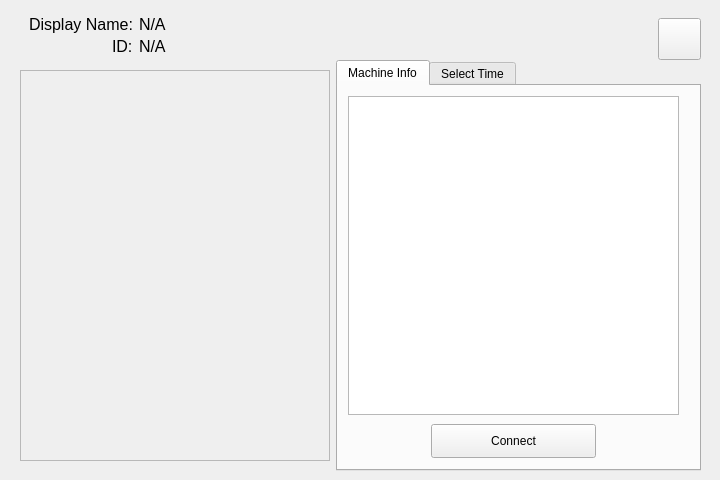
<?xml version="1.0" encoding="UTF-8"?>
<ui version="4.0">
 <class>RemoteVNCBooking</class>
 <widget class="QWidget" name="RemoteVNCBooking">
  <property name="geometry">
   <rect>
    <x>0</x>
    <y>0</y>
    <width>720</width>
    <height>480</height>
   </rect>
  </property>
  <property name="windowTitle">
   <string>RemoteVNCBooking</string>
  </property>
  <property name="windowIcon">
   <iconset resource="../RemoteVNCBooking.qrc">
    <normaloff>:/pic/icons/booking.png</normaloff>:/pic/icons/booking.png</iconset>
  </property>
  <widget class="QWidget" name="layoutWidget">
   <property name="geometry">
    <rect>
     <x>20</x>
     <y>6</y>
     <width>681</width>
     <height>67</height>
    </rect>
   </property>
   <layout class="QHBoxLayout" name="horizontalLayout">
    <item>
     <widget class="QWidget" name="formPanel" native="true">
      <layout class="QFormLayout" name="formLayout">
       <property name="labelAlignment">
        <set>Qt::AlignRight|Qt::AlignTrailing|Qt::AlignVCenter</set>
       </property>
       <property name="verticalSpacing">
        <number>3</number>
       </property>
       <item row="0" column="0">
        <widget class="QLabel" name="label_Name">
         <property name="sizePolicy">
          <sizepolicy hsizetype="Preferred" vsizetype="Preferred">
           <horstretch>0</horstretch>
           <verstretch>0</verstretch>
          </sizepolicy>
         </property>
         <property name="font">
          <font>
           <pointsize>12</pointsize>
           <bold>false</bold>
          </font>
         </property>
         <property name="text">
          <string>Display Name:</string>
         </property>
        </widget>
       </item>
       <item row="0" column="1">
        <widget class="QLabel" name="label_Name2">
         <property name="font">
          <font>
           <pointsize>12</pointsize>
          </font>
         </property>
         <property name="text">
          <string>N/A</string>
         </property>
        </widget>
       </item>
       <item row="1" column="0">
        <widget class="QLabel" name="label_Wwid">
         <property name="font">
          <font>
           <pointsize>12</pointsize>
           <bold>false</bold>
          </font>
         </property>
         <property name="text">
          <string>ID:</string>
         </property>
        </widget>
       </item>
       <item row="1" column="1">
        <widget class="QLabel" name="label_Wwid2">
         <property name="font">
          <font>
           <pointsize>12</pointsize>
          </font>
         </property>
         <property name="text">
          <string>N/A</string>
         </property>
        </widget>
       </item>
      </layout>
     </widget>
    </item>
    <item>
     <widget class="QToolButton" name="toolButton_Qustion">
      <property name="text">
       <string/>
      </property>
      <property name="icon">
       <iconset resource="../RemoteVNCBooking.qrc">
        <normaloff>:/pic/icons/information.png</normaloff>:/pic/icons/information.png</iconset>
      </property>
      <property name="iconSize">
       <size>
        <width>35</width>
        <height>35</height>
       </size>
      </property>
     </widget>
    </item>
   </layout>
  </widget>
  <widget class="QWidget" name="layoutWidget">
   <property name="geometry">
    <rect>
     <x>20</x>
     <y>60</y>
     <width>681</width>
     <height>411</height>
    </rect>
   </property>
   <layout class="QHBoxLayout" name="horizontalLayout_5" stretch="0,0">
    <item>
     <widget class="QScrollArea" name="machinesScroll">
      <property name="sizePolicy">
       <sizepolicy hsizetype="Fixed" vsizetype="Fixed">
        <horstretch>0</horstretch>
        <verstretch>0</verstretch>
       </sizepolicy>
      </property>
      <property name="minimumSize">
       <size>
        <width>310</width>
        <height>391</height>
       </size>
      </property>
      <property name="horizontalScrollBarPolicy">
       <enum>Qt::ScrollBarAlwaysOff</enum>
      </property>
      <property name="widgetResizable">
       <bool>true</bool>
      </property>
      <widget class="QWidget" name="machinesArea">
       <property name="geometry">
        <rect>
         <x>0</x>
         <y>0</y>
         <width>309</width>
         <height>389</height>
        </rect>
       </property>
       <property name="sizePolicy">
        <sizepolicy hsizetype="Preferred" vsizetype="Preferred">
         <horstretch>0</horstretch>
         <verstretch>0</verstretch>
        </sizepolicy>
       </property>
       <property name="minimumSize">
        <size>
         <width>309</width>
         <height>389</height>
        </size>
       </property>
       <property name="maximumSize">
        <size>
         <width>309</width>
         <height>389</height>
        </size>
       </property>
       <layout class="QGridLayout" name="gridLayout"/>
      </widget>
     </widget>
    </item>
    <item>
     <widget class="QTabWidget" name="tabWidget">
      <property name="currentIndex">
       <number>0</number>
      </property>
      <widget class="QWidget" name="Tab_MachineDetails">
       <attribute name="title">
        <string>Machine Info</string>
       </attribute>
       <widget class="QWidget" name="layoutWidget">
        <property name="geometry">
         <rect>
          <x>10</x>
          <y>10</y>
          <width>331</width>
          <height>371</height>
         </rect>
        </property>
        <layout class="QVBoxLayout" name="verticalLayout" stretch="50,1,1">
         <property name="spacing">
          <number>3</number>
         </property>
         <property name="bottomMargin">
          <number>4</number>
         </property>
         <item>
          <widget class="QListWidget" name="listWidget">
           <property name="font">
            <font>
             <pointsize>12</pointsize>
             <bold>true</bold>
            </font>
           </property>
          </widget>
         </item>
         <item>
          <spacer name="verticalSpacer">
           <property name="orientation">
            <enum>Qt::Vertical</enum>
           </property>
           <property name="sizeHint" stdset="0">
            <size>
             <width>20</width>
             <height>20</height>
            </size>
           </property>
          </spacer>
         </item>
         <item>
          <layout class="QHBoxLayout" name="horizontalLayout_3" stretch="1,2,1">
           <property name="bottomMargin">
            <number>5</number>
           </property>
           <item>
            <spacer name="horizontalSpacer">
             <property name="orientation">
              <enum>Qt::Horizontal</enum>
             </property>
             <property name="sizeHint" stdset="0">
              <size>
               <width>40</width>
               <height>20</height>
              </size>
             </property>
            </spacer>
           </item>
           <item>
            <widget class="QPushButton" name="Button_Connect">
             <property name="sizePolicy">
              <sizepolicy hsizetype="Minimum" vsizetype="Fixed">
               <horstretch>0</horstretch>
               <verstretch>100</verstretch>
              </sizepolicy>
             </property>
             <property name="minimumSize">
              <size>
               <width>0</width>
               <height>34</height>
              </size>
             </property>
             <property name="text">
              <string>Connect</string>
             </property>
            </widget>
           </item>
           <item>
            <spacer name="horizontalSpacer_2">
             <property name="orientation">
              <enum>Qt::Horizontal</enum>
             </property>
             <property name="sizeHint" stdset="0">
              <size>
               <width>40</width>
               <height>20</height>
              </size>
             </property>
            </spacer>
           </item>
          </layout>
         </item>
        </layout>
       </widget>
      </widget>
      <widget class="QWidget" name="Tab_SelectTime">
       <attribute name="title">
        <string>Select Time</string>
       </attribute>
       <widget class="QWidget" name="layoutWidget">
        <property name="geometry">
         <rect>
          <x>10</x>
          <y>0</y>
          <width>341</width>
          <height>381</height>
         </rect>
        </property>
        <layout class="QVBoxLayout" name="verticalLayout_2">
         <property name="topMargin">
          <number>6</number>
         </property>
         <property name="bottomMargin">
          <number>8</number>
         </property>
         <item>
          <layout class="QHBoxLayout" name="horizontalLayout_2" stretch="2,1,3,3,3">
           <property name="spacing">
            <number>0</number>
           </property>
           <property name="rightMargin">
            <number>0</number>
           </property>
           <item>
            <widget class="QPushButton" name="DataButton_Pm">
             <property name="sizePolicy">
              <sizepolicy hsizetype="Fixed" vsizetype="Fixed">
               <horstretch>0</horstretch>
               <verstretch>0</verstretch>
              </sizepolicy>
             </property>
             <property name="minimumSize">
              <size>
               <width>65</width>
               <height>30</height>
              </size>
             </property>
             <property name="maximumSize">
              <size>
               <width>65</width>
               <height>30</height>
              </size>
             </property>
             <property name="font">
              <font>
               <bold>false</bold>
              </font>
             </property>
             <property name="contextMenuPolicy">
              <enum>Qt::DefaultContextMenu</enum>
             </property>
             <property name="styleSheet">
              <string notr="true"/>
             </property>
             <property name="text">
              <string>AM/PM</string>
             </property>
             <property name="iconSize">
              <size>
               <width>30</width>
               <height>30</height>
              </size>
             </property>
            </widget>
           </item>
           <item>
            <spacer name="horizontalSpacer_4">
             <property name="orientation">
              <enum>Qt::Horizontal</enum>
             </property>
             <property name="sizeType">
              <enum>QSizePolicy::Fixed</enum>
             </property>
             <property name="sizeHint" stdset="0">
              <size>
               <width>30</width>
               <height>20</height>
              </size>
             </property>
            </spacer>
           </item>
           <item>
            <widget class="QPushButton" name="DateButton_Left">
             <property name="sizePolicy">
              <sizepolicy hsizetype="Fixed" vsizetype="Fixed">
               <horstretch>0</horstretch>
               <verstretch>0</verstretch>
              </sizepolicy>
             </property>
             <property name="minimumSize">
              <size>
               <width>41</width>
               <height>30</height>
              </size>
             </property>
             <property name="maximumSize">
              <size>
               <width>35</width>
               <height>30</height>
              </size>
             </property>
             <property name="text">
              <string>&lt;</string>
             </property>
            </widget>
           </item>
           <item>
            <widget class="QDateEdit" name="DateEdit">
             <property name="sizePolicy">
              <sizepolicy hsizetype="Fixed" vsizetype="Fixed">
               <horstretch>0</horstretch>
               <verstretch>0</verstretch>
              </sizepolicy>
             </property>
             <property name="minimumSize">
              <size>
               <width>120</width>
               <height>30</height>
              </size>
             </property>
             <property name="displayFormat">
              <string>yyyy/M/d</string>
             </property>
             <property name="calendarPopup">
              <bool>true</bool>
             </property>
            </widget>
           </item>
           <item>
            <widget class="QPushButton" name="DateButton_Right">
             <property name="sizePolicy">
              <sizepolicy hsizetype="Fixed" vsizetype="Fixed">
               <horstretch>0</horstretch>
               <verstretch>0</verstretch>
              </sizepolicy>
             </property>
             <property name="minimumSize">
              <size>
               <width>40</width>
               <height>30</height>
              </size>
             </property>
             <property name="maximumSize">
              <size>
               <width>35</width>
               <height>30</height>
              </size>
             </property>
             <property name="text">
              <string>&gt;</string>
             </property>
            </widget>
           </item>
          </layout>
         </item>
         <item>
          <layout class="QGridLayout" name="gridLayout_2">
           <property name="leftMargin">
            <number>10</number>
           </property>
           <property name="rightMargin">
            <number>10</number>
           </property>
           <property name="verticalSpacing">
            <number>3</number>
           </property>
           <item row="0" column="0">
            <widget class="QPushButton" name="Time_1">
             <property name="sizePolicy">
              <sizepolicy hsizetype="Minimum" vsizetype="Expanding">
               <horstretch>0</horstretch>
               <verstretch>0</verstretch>
              </sizepolicy>
             </property>
             <property name="maximumSize">
              <size>
               <width>16777215</width>
               <height>16777215</height>
              </size>
             </property>
             <property name="font">
              <font>
               <pointsize>9</pointsize>
              </font>
             </property>
             <property name="text">
              <string>0</string>
             </property>
            </widget>
           </item>
           <item row="0" column="1">
            <widget class="QPushButton" name="Time_7">
             <property name="sizePolicy">
              <sizepolicy hsizetype="Minimum" vsizetype="Expanding">
               <horstretch>0</horstretch>
               <verstretch>0</verstretch>
              </sizepolicy>
             </property>
             <property name="text">
              <string>6</string>
             </property>
            </widget>
           </item>
           <item row="1" column="0">
            <widget class="QPushButton" name="Time_2">
             <property name="sizePolicy">
              <sizepolicy hsizetype="Minimum" vsizetype="Expanding">
               <horstretch>0</horstretch>
               <verstretch>0</verstretch>
              </sizepolicy>
             </property>
             <property name="text">
              <string>1</string>
             </property>
            </widget>
           </item>
           <item row="1" column="1">
            <widget class="QPushButton" name="Time_8">
             <property name="sizePolicy">
              <sizepolicy hsizetype="Minimum" vsizetype="Expanding">
               <horstretch>0</horstretch>
               <verstretch>0</verstretch>
              </sizepolicy>
             </property>
             <property name="text">
              <string>7</string>
             </property>
            </widget>
           </item>
           <item row="2" column="0">
            <widget class="QPushButton" name="Time_3">
             <property name="sizePolicy">
              <sizepolicy hsizetype="Minimum" vsizetype="Expanding">
               <horstretch>0</horstretch>
               <verstretch>0</verstretch>
              </sizepolicy>
             </property>
             <property name="text">
              <string>2</string>
             </property>
            </widget>
           </item>
           <item row="2" column="1">
            <widget class="QPushButton" name="Time_9">
             <property name="sizePolicy">
              <sizepolicy hsizetype="Minimum" vsizetype="Expanding">
               <horstretch>0</horstretch>
               <verstretch>0</verstretch>
              </sizepolicy>
             </property>
             <property name="text">
              <string>8</string>
             </property>
            </widget>
           </item>
           <item row="3" column="0">
            <widget class="QPushButton" name="Time_4">
             <property name="sizePolicy">
              <sizepolicy hsizetype="Minimum" vsizetype="Expanding">
               <horstretch>0</horstretch>
               <verstretch>0</verstretch>
              </sizepolicy>
             </property>
             <property name="text">
              <string>3</string>
             </property>
            </widget>
           </item>
           <item row="3" column="1">
            <widget class="QPushButton" name="Time_10">
             <property name="sizePolicy">
              <sizepolicy hsizetype="Minimum" vsizetype="Expanding">
               <horstretch>0</horstretch>
               <verstretch>0</verstretch>
              </sizepolicy>
             </property>
             <property name="text">
              <string>9</string>
             </property>
            </widget>
           </item>
           <item row="4" column="1">
            <widget class="QPushButton" name="Time_11">
             <property name="sizePolicy">
              <sizepolicy hsizetype="Minimum" vsizetype="Expanding">
               <horstretch>0</horstretch>
               <verstretch>0</verstretch>
              </sizepolicy>
             </property>
             <property name="text">
              <string>10</string>
             </property>
            </widget>
           </item>
           <item row="5" column="0">
            <widget class="QPushButton" name="Time_6">
             <property name="sizePolicy">
              <sizepolicy hsizetype="Minimum" vsizetype="Expanding">
               <horstretch>0</horstretch>
               <verstretch>0</verstretch>
              </sizepolicy>
             </property>
             <property name="text">
              <string>5</string>
             </property>
            </widget>
           </item>
           <item row="5" column="1">
            <widget class="QPushButton" name="Time_12">
             <property name="sizePolicy">
              <sizepolicy hsizetype="Minimum" vsizetype="Expanding">
               <horstretch>0</horstretch>
               <verstretch>0</verstretch>
              </sizepolicy>
             </property>
             <property name="text">
              <string>11</string>
             </property>
            </widget>
           </item>
           <item row="4" column="0">
            <widget class="QPushButton" name="Time_5">
             <property name="sizePolicy">
              <sizepolicy hsizetype="Minimum" vsizetype="Expanding">
               <horstretch>0</horstretch>
               <verstretch>0</verstretch>
              </sizepolicy>
             </property>
             <property name="text">
              <string>4</string>
             </property>
            </widget>
           </item>
          </layout>
         </item>
         <item>
          <widget class="Line" name="line">
           <property name="orientation">
            <enum>Qt::Horizontal</enum>
           </property>
          </widget>
         </item>
         <item>
          <layout class="QHBoxLayout" name="horizontalLayout_4" stretch="3,1,3">
           <property name="spacing">
            <number>6</number>
           </property>
           <property name="leftMargin">
            <number>6</number>
           </property>
           <property name="rightMargin">
            <number>6</number>
           </property>
           <item>
            <widget class="QPushButton" name="Button_Booking">
             <property name="sizePolicy">
              <sizepolicy hsizetype="Fixed" vsizetype="Fixed">
               <horstretch>0</horstretch>
               <verstretch>0</verstretch>
              </sizepolicy>
             </property>
             <property name="minimumSize">
              <size>
               <width>150</width>
               <height>36</height>
              </size>
             </property>
             <property name="text">
              <string>Booking</string>
             </property>
            </widget>
           </item>
           <item>
            <spacer name="horizontalSpacer_3">
             <property name="orientation">
              <enum>Qt::Horizontal</enum>
             </property>
             <property name="sizeHint" stdset="0">
              <size>
               <width>40</width>
               <height>20</height>
              </size>
             </property>
            </spacer>
           </item>
           <item>
            <widget class="QPushButton" name="Button_Cancel">
             <property name="sizePolicy">
              <sizepolicy hsizetype="Fixed" vsizetype="Fixed">
               <horstretch>0</horstretch>
               <verstretch>0</verstretch>
              </sizepolicy>
             </property>
             <property name="minimumSize">
              <size>
               <width>150</width>
               <height>36</height>
              </size>
             </property>
             <property name="text">
              <string>Cancel</string>
             </property>
            </widget>
           </item>
          </layout>
         </item>
        </layout>
       </widget>
      </widget>
     </widget>
    </item>
   </layout>
  </widget>
 </widget>
 <tabstops>
  <tabstop>Button_Booking</tabstop>
  <tabstop>Time_1</tabstop>
  <tabstop>Time_2</tabstop>
  <tabstop>Time_3</tabstop>
  <tabstop>Time_4</tabstop>
  <tabstop>Time_5</tabstop>
  <tabstop>Time_6</tabstop>
  <tabstop>Time_7</tabstop>
  <tabstop>Time_8</tabstop>
  <tabstop>Time_9</tabstop>
  <tabstop>Time_10</tabstop>
  <tabstop>Time_11</tabstop>
  <tabstop>Time_12</tabstop>
  <tabstop>DateEdit</tabstop>
 </tabstops>
 <resources>
  <include location="../RemoteVNCBooking.qrc"/>
 </resources>
 <connections/>
</ui>
